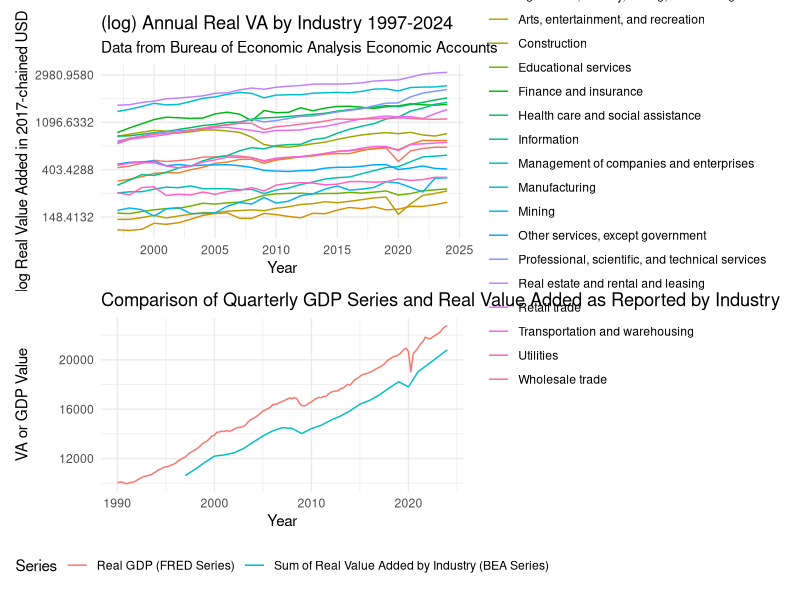
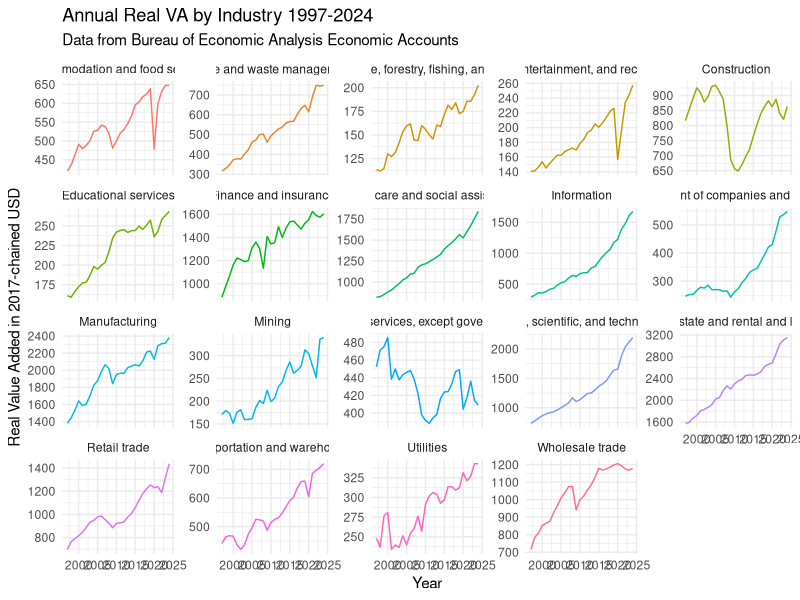
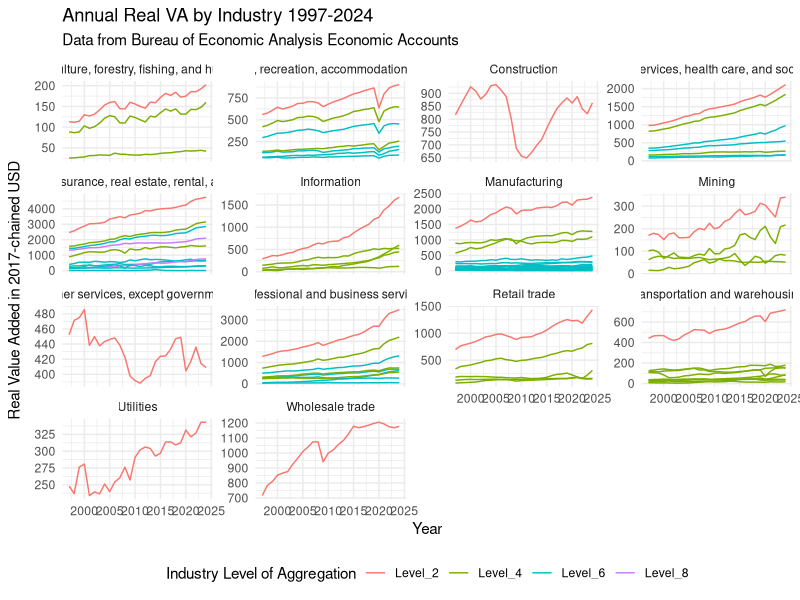
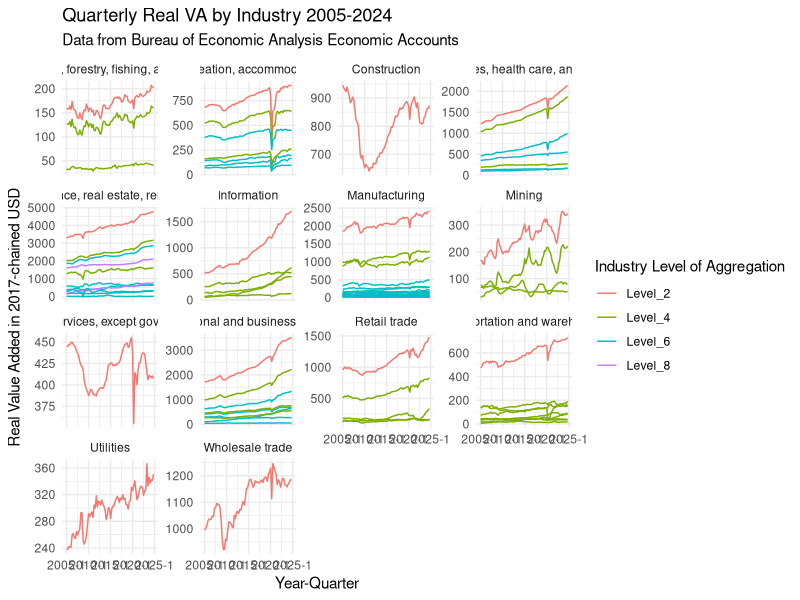

Source code (R) for these figures, in order:
# Cleaning BEA Value Added by Industry
# Suggested citation: U.S. Bureau of Economic Analysis, "Real Value Added by Industry" (accessed Sunday, June 8, 2025).
library(here)
library(tidyverse)
library(zoo)
library(kableExtra)
library(patchwork)
library(scales)


# Annual Data from 1997-2024
# The year and quarter are not combined in one header requiring a strange read-in process below
annual <- read.csv(here("data/occ_macro_vars/bea_va_by_industry_97_24_a.csv"), skip = 3) %>% 
  slice(-1)

final <- tibble(annual) %>% 
  rename("industry" = X) %>% 
  select(-Line) %>% 
  mutate(
    indent_level = str_extract(industry, "^\\s*") |> str_length(),
    label = paste0("Level_", indent_level / 2)  # Assuming 2 spaces per indent level
  ) %>% 
  mutate(label_0 = ifelse(label == "Level_0", trimws(industry), NA),
         label_2 = ifelse(label == "Level_2", trimws(industry), NA),
         label_4 = ifelse(label == "Level_4", trimws(industry), NA),
         label_6 = ifelse(label == "Level_6", trimws(industry), NA),
         label_8 = ifelse(label == "Level_8", trimws(industry), NA)) %>% 
  fill(label_0) %>%
  fill(label_2) %>%
  fill(label_4) %>%
  fill(label_6) %>%
  fill(label_8) %>%
  mutate(label_0 = ifelse(industry == "        Gross domestic product", "Total GDP", label_0), 
         industry = trimws(industry),
         across(contains("X"), ~as.numeric(.))) %>%
  pivot_longer(contains('X'), names_to = "date", values_to = "real_VA") %>% 
  mutate(date = as.numeric(gsub("X", "", date)),
         real_VA = as.numeric(real_VA)) %>% 
  filter(!is.na(real_VA)) 

final %>% 
  filter(label_0 == "Private industries" & !is.na(label_2)) %>% 
  ggplot() +
  geom_line(aes(x = date, y = real_VA, group = industry, color = label)) +
  facet_wrap(~label_2, scales = "free_y") + 
  theme_minimal() +
  theme(legend.position = "bottom") +
  labs(title = "Annual Real VA by Industry 1997-2024", 
       subtitle = "Data from Bureau of Economic Analysis Economic Accounts", 
       x = "Year", 
       y = "Real Value Added in 2017-chained USD", 
       color = "Industry Level of Aggregation") -> p2


# Picked relevant industries as 2-digit NAICS industries 
# https://www.bls.gov/iag/tgs/iag_index_naics.htm 
# Also matches data on occupational density of each industry as calcualted in occ_emp_industry_oews.R
rel_inds <- c("Agriculture, Forestry, Fishing, and Hunting" = "11",
"Mining" = "21",
"Construction" = "23",
"Manufacturing" = "31-33",
"Wholesale Trade" = "42",
"Retail Trade" = "44-45",
"Transportation and Warehousing" = "48-49",
"Utilities" = "22",
"Information" = "51",
"Finance and Insurance" = "52",
"Real Estate and Rental and Leasing" = "53",
"Professional, Scientific, and Technical Services" = "54",
"Management of Companies and Enterprises" = "55",
"Administrative and waste management services" = "56",
"Educational Services" = "61",
"Health Care and Social Assistance" = "62",
"Arts, Entertainment, and Recreation" = "71",
"Accommodation and Food Services" = "72",
"Other Services, except government" = "81")

rel_inds %>% 
  kable(format = "latex")


final %>% 
  filter(tolower(industry) %in% tolower(names(rel_inds))) %>% 
  ggplot() +
  geom_line(aes(x = date, y = real_VA, color = industry)) +
  facet_wrap(~industry, scales = "free_y") + 
  theme(legend.position = "none") +
  theme_minimal() +
  labs(title = "Annual Real VA by Industry 1997-2024", subtitle = "Data from Bureau of Economic Analysis Economic Accounts", x = "Year", y = "Real Value Added in 2017-chained USD", color = "Industry Level of Aggregation") +
  theme(legend.position = "none") -> p3

final %>% 
  filter(tolower(industry) %in% tolower(names(rel_inds))) %>% 
  ggplot() +
  geom_line(aes(x = date, y = real_VA, color = industry)) +
  #facet_wrap(~industry, scales = "free_y") + 
  scale_y_continuous(trans = log_trans()) +
  theme_minimal() +
  labs(title = "(log) Annual Real VA by Industry 1997-2024", 
       subtitle = "Data from Bureau of Economic Analysis Economic Accounts", 
       x = "Year", y = "log Real Value Added in 2017-chained USD", color = "Industry Level of Aggregation") -> p4




final %>% 
  filter(tolower(industry) %in% tolower(names(rel_inds))) %>% 
  group_by(industry, date) %>% n_groups() == nrow(filter(final, tolower(industry) %in% tolower(names(rel_inds))))


real_gdp <- read.csv(here('data/macro_vars/GDPC1.csv')) %>% 
  tibble %>% 
  rename(date = DATE) %>% 
  mutate(date = as.Date(date))

final %>% 
  filter(tolower(industry) %in% tolower(names(rel_inds))) %>% 
  mutate(date = as.Date(paste0(date, "-01-01"))) %>% 
  group_by(date) %>% 
  summarise(total_VA = sum(real_VA)) %>% 
  ggplot(aes(x = date, y = total_VA, color = "Sum of Real Value Added by Industry (BEA Series)")) + 
  geom_line() +
  geom_line(data = real_gdp, aes(x = date, y = GDPC1, color = "Real GDP (FRED Series)")) +
  theme_minimal() +
  theme(legend.position = "bottom") +
  labs(x = "Year", y = "VA or GDP Value", 
       title = "Comparison of Quarterly GDP Series and Real Value Added as Reported by Industry", 
       color = "Series") -> p5

print(p4/p5)

cat("\n")
cat("\n")
cat("\n")
print(p3)
cat("\n")
cat("\n")
cat("\n")

print(p2)
cat("\n")
cat("\n")
cat("\n")

ind_va_for_abm <- final %>% 
  filter(tolower(industry) %in% tolower(names(rel_inds))) %>% 
  mutate(date = as.Date(paste0(date, "-01-01")))

# Quarterly Data from 2005-2024
# The year and quarter are not combined in one header requiring a strange read-in process below
header <- read.csv(here("data/occ_macro_vars/bea_va_by_industry_05_24_q.csv"), 
                   nrows = 2, header = FALSE, stringsAsFactors = FALSE, skip = 3)

# Combine year and quarter into proper names
new_names <- paste0(gsub("X", "", header[1, -c(1,2)]), "_", header[2, -c(1,2)])

# Read the rest of the data (starting after header rows)
temp <- read.csv(here("data/occ_macro_vars/bea_va_by_industry_05_24_q.csv"), 
                 skip = 5, header = FALSE, stringsAsFactors = FALSE) 

# Assign clean column names
colnames(temp) <- c("Line", "X", new_names)
final <- tibble(temp) %>% 
  rename("industry" = X) %>% 
  select(-Line) %>% 
  mutate(
    indent_level = str_extract(industry, "^\\s*") |> str_length(),
    label = paste0("Level_", indent_level / 2)  # Assuming 2 spaces per indent level
  ) %>% 
  mutate(label_0 = ifelse(label == "Level_0", trimws(industry), NA),
         label_2 = ifelse(label == "Level_2", trimws(industry), NA),
         label_4 = ifelse(label == "Level_4", trimws(industry), NA),
         label_6 = ifelse(label == "Level_6", trimws(industry), NA),
         label_8 = ifelse(label == "Level_8", trimws(industry), NA)) %>% 
  fill(label_0) %>%
  fill(label_2) %>%
  fill(label_4) %>%
  fill(label_6) %>%
  fill(label_8) %>%
  mutate(label_0 = ifelse(industry == "        Gross domestic product", "Total GDP", label_0), 
         industry = trimws(industry)) %>% 
  pivot_longer(contains('_Q'), names_to = "date", values_to = "real_VA") %>% 
  mutate(date = as.yearqtr(gsub("_", " ", date), format = "%Y Q%q"),
         real_VA = as.numeric(real_VA)) %>% 
  filter(!is.na(real_VA))

final %>% 
  filter(label_0 == "Private industries" & !is.na(label_2)) %>% 
  ggplot() +
  geom_line(aes(x = date, y = real_VA, group = industry, color = label)) +
  facet_wrap(~label_2, scales = "free_y") + 
  theme_minimal() +
  labs(title = "Quarterly Real VA by Industry 2005-2024", 
       subtitle = "Data from Bureau of Economic Analysis Economic Accounts", 
       x = "Year-Quarter", 
       y = "Real Value Added in 2017-chained USD", color = "Industry Level of Aggregation") -> p1

print(p1)
cat("\n")
